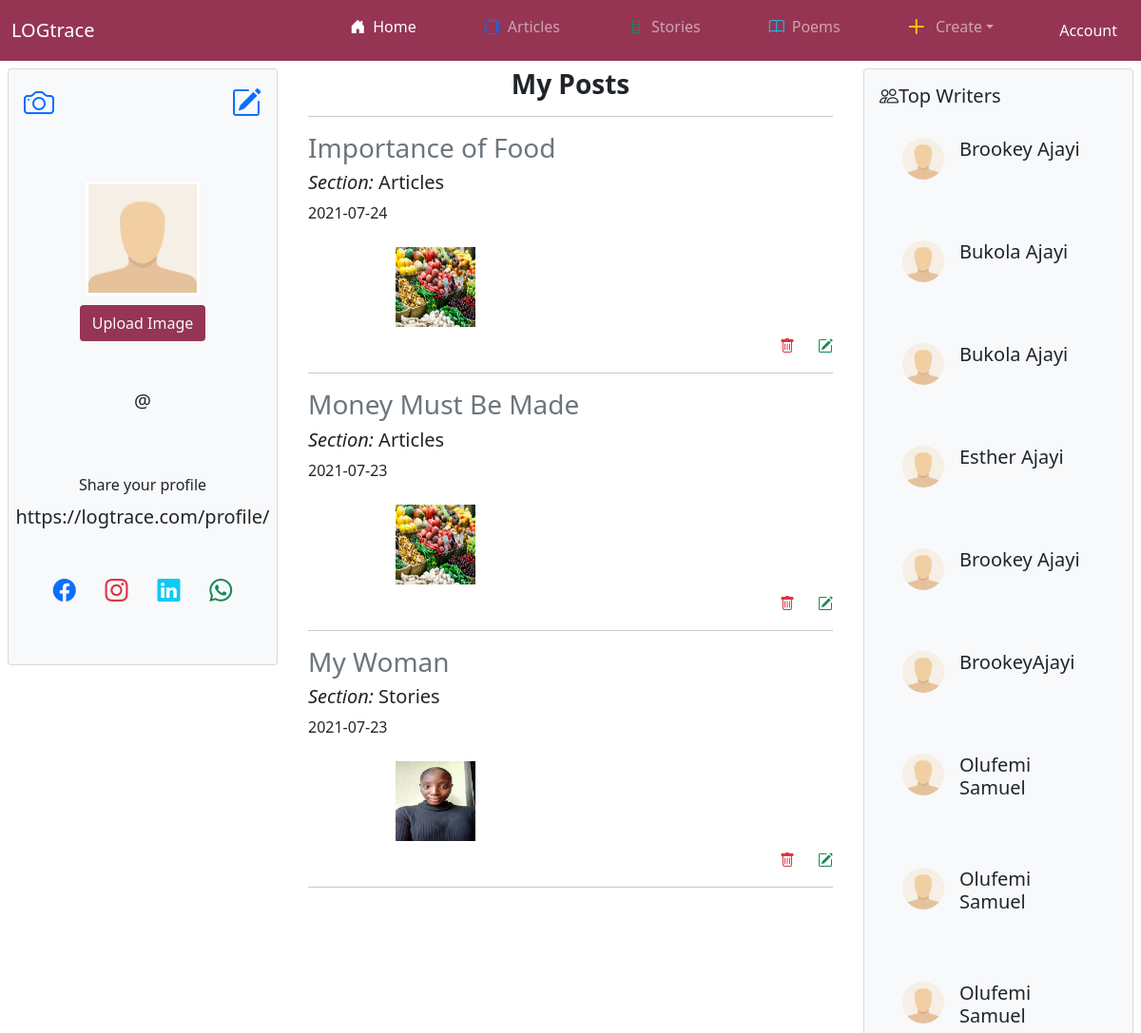
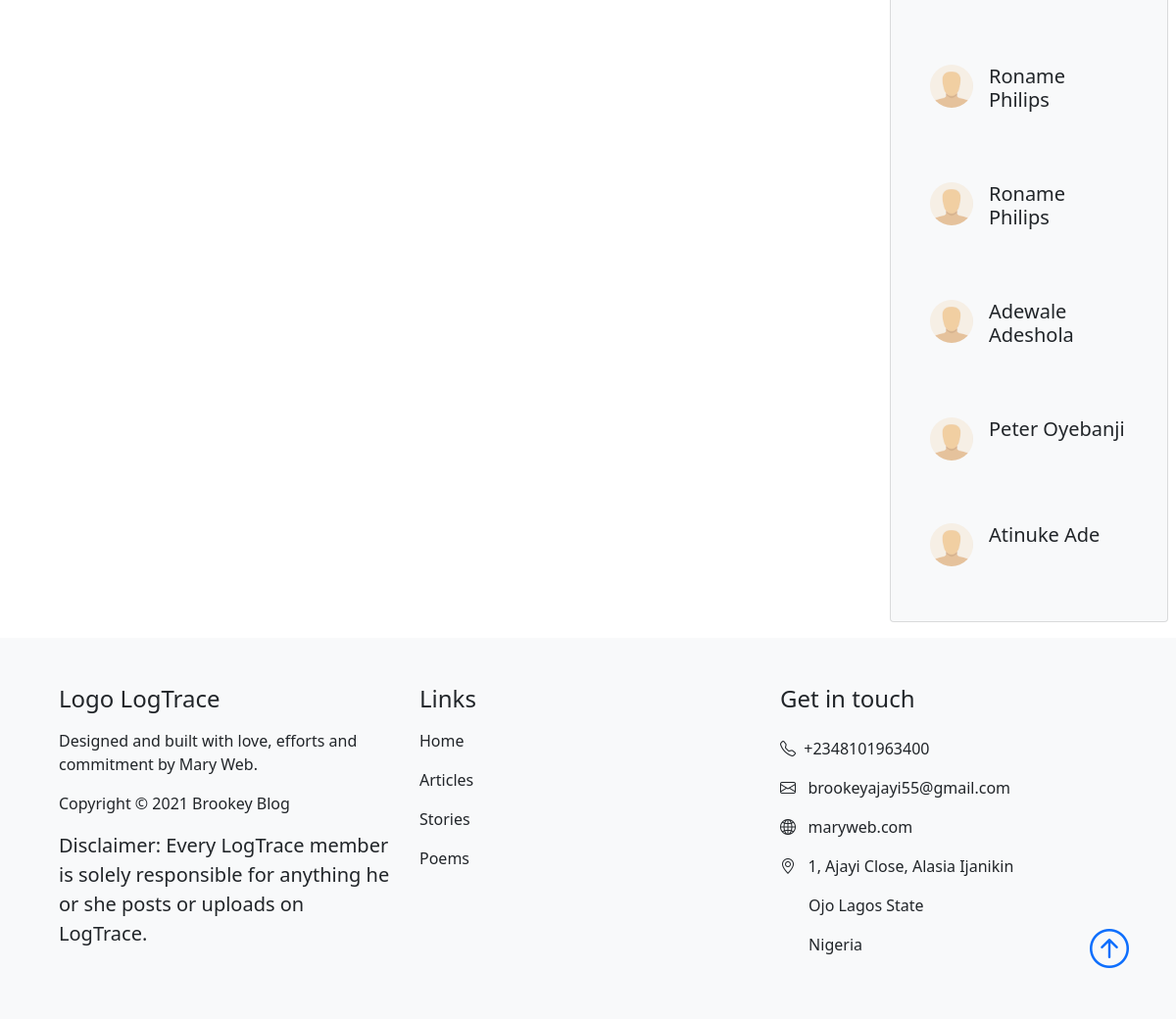
Screenshot of /profile.php (signed in) with the database file from the repository (2 pictures, top to bottom).
### tables this page shows
CREATE TABLE `blog` (
  `blog_id` int(10) UNSIGNED NOT NULL,
  `title` varchar(100) NOT NULL,
  `author` varchar(50) NOT NULL,
  `category` varchar(20) NOT NULL,
  `body` text NOT NULL,
  `created_by` int(11) NOT NULL,
  `img` varchar(400) DEFAULT NULL,
  `date_created` date NOT NULL,
  `time_created` time NOT NULL
);

CREATE TABLE `category` (
  `category_id` int(10) UNSIGNED NOT NULL,
  `category_name` varchar(20) NOT NULL,
  `created_by` int(11) NOT NULL,
  `date_created` date NOT NULL,
  `time_created` time NOT NULL
);

### includes/functions.php (called while the page is built, shortened)
<?php
function fetchBlogs($dbconn){
  $fetch = $dbconn->prepare("SELECT * FROM blog ORDER BY blog_id DESC");
  $fetch->execute();
  $blog = [];
  while($row = $fetch->fetch(PDO::FETCH_BOTH)){
  	$blog[]=$row;
  }
  return $blog;
}
function fetchUserDetails($dbconn,$id){
  $user_details = $dbconn->prepare("SELECT * FROM user WHERE user_id=:uid");
  $user_details->bindParam(":uid",$id);
  $user_details->execute();
  $user_data = [];
  return $user_data;
}
function fetchProfile($dbconn,$id){
  $prof = $dbconn->prepare("SELECT * FROM profile WHERE profile_owner=:po");
  $prof->bindParam(":po",$id);
  $prof->execute();
  $profile = [];
  return $profile;
}
function fetchDp($dbconn,$id){
  $dpImage = $dbconn->prepare("SELECT * FROM dp_image WHERE dp_userId=:du");
  $dpImage->bindParam(":du",$id);
  $dpImage->execute();
  $displayPic = [];
  return $displayPic;
}

### public/profile.php (the view, shortened to what this page needs)
<?php
include '../includes/db.php';
include '../includes/functions.php';
$blogs = fetchBlogs($conn);
$user_data = fetchUserDetails($conn,$_GET['id']);
$profile = fetchProfile($conn,$_GET['id']);
$displayPic = fetchDp($conn,$_GET['id']);
?>
<!DOCTYPE html>
<html lang="en" dir="ltr">
  <head>
    <link href="https://cdn.jsdelivr.net/npm/bootstrap@5.0.2/dist/css/bootstrap.min.css" rel="stylesheet">
    <link rel="stylesheet" href="https://cdn.jsdelivr.net/npm/bootstrap-icons@1.5.0/font/bootstrap-icons.css">
  </head>
  <body>
    <nav class="navbar navbar-expand-lg navbar-dark text-light fixed-top" style="background-color: #953553">
      <div class="container-fluid">
        <a class="navbar-brand" href="#">LOGtrace</a>
    <div class="collapse navbar-collapse" id="navbarSupportedContent">
      <ul class="navbar-nav px-4 ms-auto mb-3 mb-lg-2">
        <li class="nav-item px-4">
          <a class="nav-link active" aria-current="page" href="index.php"><i class="bi bi-house-door-fill px-2"></i>Home</a>
        </li>
        <li class="nav-item px-4">
          <a class="nav-link" href="articles.php"><i class="bi bi-journals px-2 text-primary"></i>Articles</a>
        </li>
        <li class="nav-item px-4">
          <a class="nav-link" href="stories.php"><i class="bi bi-ladder px-2 text-success"></i>Stories</a>
        </li>
        <li class="nav-item px-4">
          <a class="nav-link" href="poems.php"><i class="bi bi-book px-2 text-info"></i>Poems</a>
        </li>
        <li class="nav-item dropdown px-4">
          <a class="nav-link dropdown-toggle" href="#" id="navbarDropdown" role="button" data-bs-toggle="dropdown" aria-expanded="false">
          <i class="bi bi-plus-lg px-2 text-warning"></i>
          Create</a>
        </li>
      </ul>
      <li class="btn btn-white text-light btn-md gx-4" data-bs-toggle="modal" data-bs-target="#login">Account</li>
    </div>
  </div>
    </nav>
      <section class="ps-2 pe-2 mt-4 pt-5">
          <div class="row g-3">
            <div class="col-md-3">
              <div class="card bg-light text-dark">
                <div class="h2 p-3 mb-5 d-flex justify-content-between">
                  <a href="#" onClick="triggerClick()"><i class="bi bi-camera"></i></a>
                  <a href="edit_profile.php?id=<?=$_SESSION['user_id']?>"><i class="bi bi-pencil-square"></i></a>
                </div>
                <div class="h1 mb-4 text-center">
                  <?php if($displayPic['dp_name'] < 1){ ?>
                  <img src="../images/dummy.jpg" width="120px" height="120px" onClick="triggerClick()" class="border border-white border-3" id="profileDisplay" alt="">
                  <?php }else{ ?>
                  <img src="../images/<?=$displayPic['dp_name']?>" width="120px" height="120px" onClick="triggerClick()" class="border border-white border-3" id="profileDisplay" alt="">
                  <?php } ?>
                  <form class="" action="" method="post" enctype="multipart/form-data">
                    <button type="submit" name="img_upload" class="btn btn-transparent text-light" style="background-color: #953553">Upload Image</button>
                  </form>
                </div>
                <div class="mb-3 text-center">
                </div>
                <div class="mb-3 text-center">
                  <p class="lead">@<?=$user_data['user_name']?></p>
                </div>
                <div class="mb-3 text-center">
                </div>
                <div class="mb-3 text-center">
                  <h6>Share your profile</h6>
                  <p class="lead">https://logtrace.com/profile/<?=$user_data['user_name']?></p>
                </div>
                <div class="h4 p-3 mb-5 d-flex justify-content-evenly">
                  <a href="<?=$profile['fb_username']?>"><i class="bi bi-facebook"></i></a>
                  <a href="<?=$profile['in_username']?>"><i class="bi bi-instagram text-danger"></i></a>
                  <a href="<?=$profile['li_username']?>"><i class="bi bi-linkedin text-info"></i></a>
                  <a href="whatsappme/<?=$user_data['phone_number']?>"><i class="bi bi-whatsapp text-success"></i></a>
                </div>
              </div>
            </div>
            <div class="col-md-6">
              <div class="container">
                <h3 class="text-center fw-bold">My Posts</h3>
                <hr>
                <?php
                $post = $conn->prepare("SELECT * FROM blog WHERE created_by=:cb ORDER BY blog_id DESC");
                $post->bindParam(":cb",$_SESSION['user_id']);
                $post->execute();
                while ($row = $post->fetch(PDO::FETCH_BOTH)) {
                  $showPost = $row;
                ?>
                <div>
                  <h3><a href="view_blog.php?id=<?=$showPost['blog_id']?>" class="text-decoration-none text-secondary"><?=$showPost['title']?></a></h3>
                  <?php
                  $cat = $conn->prepare("SELECT * FROM category WHERE category_id=:cid");
                  $cat->bindParam(":cid",$showPost['category']);
                  $cat->execute();
                  $cate = [];
                  while ($row = $cat->fetch(PDO::FETCH_BOTH)) {
                    $cate = $row;
                  }
                   ?>
                   <h5><i>Section: </i><?=$cate['category_name']?></h5>
                  <p><?=$showPost['date_created']?></p>
                  <div class="col-sm-4 d-flex">
                    <img src="../images/<?=$showPost['img']?>" style="height:100px; width:100px;" class="d-flex d-sm-block order ms-auto p-2 bd-highlight image-fluid" alt="No Available Image">
                  </div>
                  <div class="d-flex justify-content-end">
                    <a href="action.php?del=<?= $showPost['blog_id']?>" class="mx-4 text-danger" onclick="return confirm('Are you sure you want to delete this post?');" title="Delete"><i class="bi bi-trash"></i></a>
                    <a href="edit_post.php?<?=$showPost['title']?>%<?=$user_data['user_name']?>&uid=<?=$_SESSION['user_id']?>&id=<?= $showPost['blog_id']?>" class="text-success" title="Edit"><i class="bi bi-pencil-square"></i></a>
                  </div>
                  <hr>
                </div>
                <?php } ?>
              </div>
					</div>
            <div class="col-md-3">
							<div class="p-3 mb-3 card bg-light text-dark">
								<h5><i class="bi bi-people"></i>Top Writers</h5>
                <?php foreach($blogs as $value): ?>
                    <div class="card-body d-flex bd-highlight h4 mb-3">
                      <img src="../images/dummy.jpg" width="60px" height="60px" class="rounded-circle p-2 bd-highlight" alt="">
                      <h5 class="p-2 bd-highlight"><?=$value['author']?></h5>
                    </div>
    						<?php endforeach; ?>
							</div>
          </div>
				</div>
      </section>
      <?php include "../includes/footer.php"; ?>
</body>
</html>

### includes/footer.php
<footer class="p-5 bg-light text-dark  position-relative">
  <div class="container">
    <div class="row d-flex">
      <div class="col-sm-4 align-items-start">
        <h4 class="mb-3">Logo LogTrace</h4>
        <p>Designed and built with love, efforts and commitment by Mary Web.</p>
        <p>Copyright &copy; 2021 Brookey Blog</p>
        <div class="mb-2">
          <p class="lead"><strong>Disclaimer:</strong> Every LogTrace member is solely responsible for anything he or she posts or uploads on LogTrace.</p>
        </div>
      </div>
      <div class="col-sm-4">
        <h4 class="mb-3">Links</h4>
        <p><a href="index.php" class="text-decoration-none text-dark"s>Home</a></p>
        <p><a href="articles.php" class="text-decoration-none text-dark"s>Articles</a></p>
        <p><a href="stories.php" class="text-decoration-none text-dark"s>Stories</a></p>
        <p><a href="poems.php" class="text-decoration-none text-dark"s>Poems</a></p>
      </div>
      <div class="col-sm-3">
        <h4 class="mb-4">Get in touch</h4>
        <p><i class="bi bi-telephone"></i>&nbsp;&nbsp;+2348101963400</p>
        <p><i class="bi bi-envelope"></i>&nbsp;&nbsp;&nbsp;brookeyajayi55@gmail.com</p>
        <p><i class="bi bi-globe2"></i>&nbsp;&nbsp;&nbsp;maryweb.com</p>
        <p><i class="bi bi-geo-alt"></i>&nbsp;&nbsp;&nbsp;1, Ajayi Close, Alasia Ijanikin</p>
        <p>&nbsp;&nbsp;&nbsp;&nbsp;&nbsp;&nbsp; Ojo Lagos State </p>
        <p>&nbsp;&nbsp;&nbsp;&nbsp;&nbsp;&nbsp; Nigeria</p>
      </div>
    </div>
    <a href="#" class="position-absolute bottom-0 end-0 p-5">
      <i class="bi bi-arrow-up-circle h1"></i>
    </a>
  </div>
</footer>

### rows the page displays
blog: title "Importance of Food", category.category_name "Articles", date_created "2021-07-24", img (picture), author "Olufemi Samuel"
blog: title "Money Must Be Made", category.category_name "Articles", date_created "2021-07-23", img (picture), author "Olufemi Samuel"
blog: title "My Woman", category.category_name "Stories", date_created "2021-07-23", img (picture), author "Olufemi Samuel"
blog: author "Brookey Ajayi"
blog: author "Bukola Ajayi"
blog: author "Bukola Ajayi"
blog: author "Esther Ajayi"
blog: author "Brookey Ajayi"
blog: author "BrookeyAjayi"
blog: author "Roname Philips"
blog: author "Roname Philips"
blog: author "Adewale Adeshola"
blog: author "Peter Oyebanji"
blog: author "Atinuke Ade"
